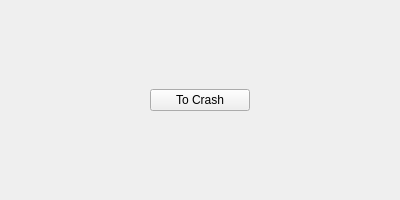
<?xml version="1.0" encoding="UTF-8"?>
<ui version="4.0">
 <class>MainWindow</class>
 <widget class="QMainWindow" name="MainWindow">
  <property name="geometry">
   <rect>
    <x>0</x>
    <y>0</y>
    <width>400</width>
    <height>200</height>
   </rect>
  </property>
  <property name="windowTitle">
   <string>MainWindow</string>
  </property>
  <widget class="QWidget" name="centralwidget">
   <layout class="QHBoxLayout" name="horizontalLayout">
    <item>
     <widget class="QPushButton" name="pushButton">
      <property name="maximumSize">
       <size>
        <width>100</width>
        <height>16777215</height>
       </size>
      </property>
      <property name="text">
       <string>To Crash</string>
      </property>
     </widget>
    </item>
   </layout>
  </widget>
 </widget>
 <resources/>
 <connections/>
</ui>
